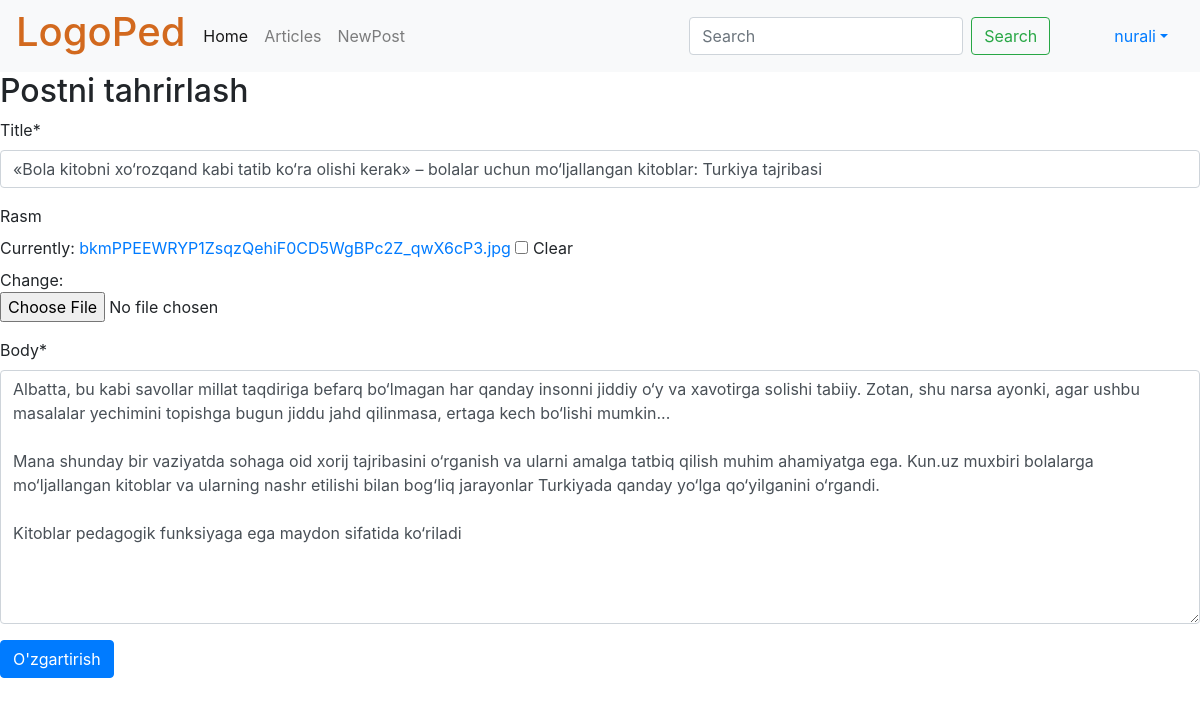
The page /post/6/edit/ (signed in) on the database its author committed.
### users/models.py (models this page shows, shortened)
class CustomUser(AbstractUser):
  age=models.PositiveIntegerField(null=True, blank=True)
  address=models.CharField(max_length=100)
  job=models.CharField(max_length=50)

class Post(models.Model):
  title=models.CharField(max_length=200)
  rasm=models.ImageField(upload_to='images/', blank=True)
  body=models.TextField()
  time=models.DateTimeField()

### users/views.py (the view)
# urls.py: path('post/<int:pk>/edit/', PageUpdateView.as_view(), name='post_edit'),
class PageUpdateView(UpdateView):
  model=Post
  template_name='post_edit.html'
  fields=['title', 'rasm', 'body']

### templates/post_edit.html (shortened to what this page needs)
{% extends 'base.html' %}
{% load crispy_forms_tags %}
{% block content %}
<h2>Postni tahrirlash</h2>
<form action="" method="post" enctype="multipart/form-data">
  {{ form | crispy }}
  <input type="submit" class="btn btn-primary" value="O'zgartirish">
</form>
{% endblock content %}

### templates/base.html (shortened to what this page needs)
{% load static %}
<html lang="en">
<head>
  <link rel="stylesheet" href="{% static 'css/base.css' %}">
  <link rel="stylesheet" href="https://maxcdn.bootstrapcdn.com/bootstrap/4.0.0/css/bootstrap.min.css">
</head>
<body>
  <main>
    <nav class="navbar navbar-expand-lg navbar-light bg-light">
      <h1 class="nur">LogoPed</h1>
      <div class="collapse navbar-collapse" id="navbarSupportedContent">
        <ul class="navbar-nav mr-auto">
          <li class="nav-item active">
            <a class="nav-link" href="{% url 'home' %}">Home </a>
          </li>
          <li class="nav-item">
            <a class="nav-link" href="{% url 'pages'%}">Articles</a>
          </li>
          <li class="nav-item">
            <a class="nav-link" href="{% url 'post_new' %}">NewPost</a>
          </li>
          </ul>
        <form class="form-inline my-2 my-lg-0">
          <input class="form-control mr-sm-2" type="search" placeholder="Search" aria-label="Search">
          <button class="btn btn-outline-success my-2 my-sm-0" type="submit">Search</button>
            <a class="nav-link dropdown-toggle ml-5 nav-item dropdown" href="#" id="navbarDropdownMenuLink" data-toggle="dropdown" aria-haspopup="true" aria-expanded="false">{{user.username}}</a>
        </form>
      </div>
    </nav>
    {% block content %}
    {% endblock content %}
  </main>
</body>

### static/css/base.css (style rules this page uses)
.nur { color:chocolate; margin-right: 10px; }

### rows shown on the page
CustomUser: username "nurali"
Post: title "«Bola kitobni xo‘rozqand kabi tatib ko‘ra olishi kerak» – bolalar uchun mo‘ljallangan kitoblar: Turkiya tajribasi", body "Albatta, bu kabi savollar millat taqdiriga befarq bo‘lmagan har qanday insonni jiddiy o‘y va xavotirga solishi tabiiy. Zotan, shu narsa ayonki, agar ushbu masalalar yechimini topishga bugun jiddu jahd qilinmasa, ertaga kech bo‘lishi mumkin... Mana shunday bir vaziyatda sohaga oid xorij tajribasini o‘rganish va ularni amalga tatbiq qilish muhim ahamiyatga ega. Kun.uz muxbiri bolalarga mo‘ljallangan kitoblar va ularning nashr etilishi bilan bog‘liq jarayonlar Turkiyada qanday yo‘lga qo‘yilganini o‘rgandi. Kitoblar pedagogik funksiyaga ega maydon sifatida ko‘riladi"
